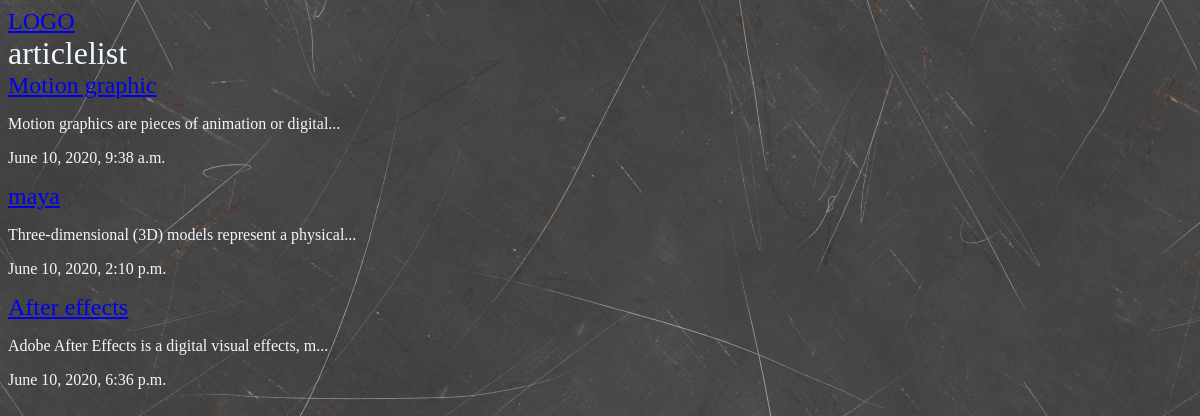
The app's page /article/, older data.
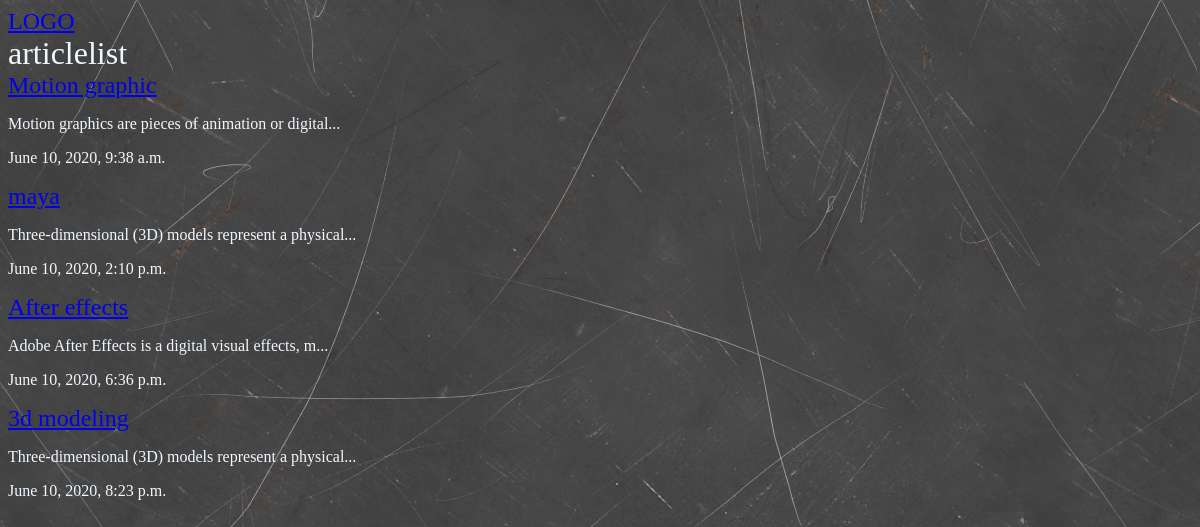
The same page, newer data.
### article/models.py (models this page shows, shortened)
class Article(models.Model):
    title=models.CharField(max_length=100)
    slug=models.SlugField()
    body= models.TextField()
    date= models.DateTimeField(auto_now_add=True)
    def snippet(self):
        return self.body[0:50]+"..."

### article/views.py (the view)
# urls.py: path('',views.article_list,name = 'list'),
def article_list(request):
    article=models.Article.objects.all().order_by('date')
    args = {'article':article}
    return render(request,'article/art_list.html',args)

### article/templates/article/art_list.html (shortened to what this page needs)
{%  extends 'base.html'%}
{%block content%}
<div class="container">
    <h1>articlelist</h1>
    {% for art in article %}
    <h2><a href="{% url 'article:detail' slug=art.slug %}">{{art.title}}</a></h2>
    <p>{{art.snippet}}</p>
    <p>{{art.date}}</p>
    {% endfor %}
</div>
{%endblock%}

### Template/base.html (shortened to what this page needs)
{% load static %}
<!DOCTYPE html>
<html lang="en">
<head>
    <link rel="stylesheet" href="{% static 'style.css' %}">
</head>
<body>
    <h2><a href="{% url 'article:list'%}">LOGO</a></h2>
    <div class="wrapper">
        {% block content %}
        {%endblock%}
    </div>
</body>
</html>

### asset/style.css (style rules this page uses)
body { background-color: dimgray; background-image: url(/static/armour001.jpg); color: aliceblue; background-attachment: fixed; }
h1,h2,h3,h4,h5,h6 { font-weight: normal; margin: 0; }

Row changes from the older to the newer data that the page shows:
added Article: title "3d modeling", snippet "Three-dimensional (3D) models represent a physical...", date "June 10, 2020, 8:23 p.m."
